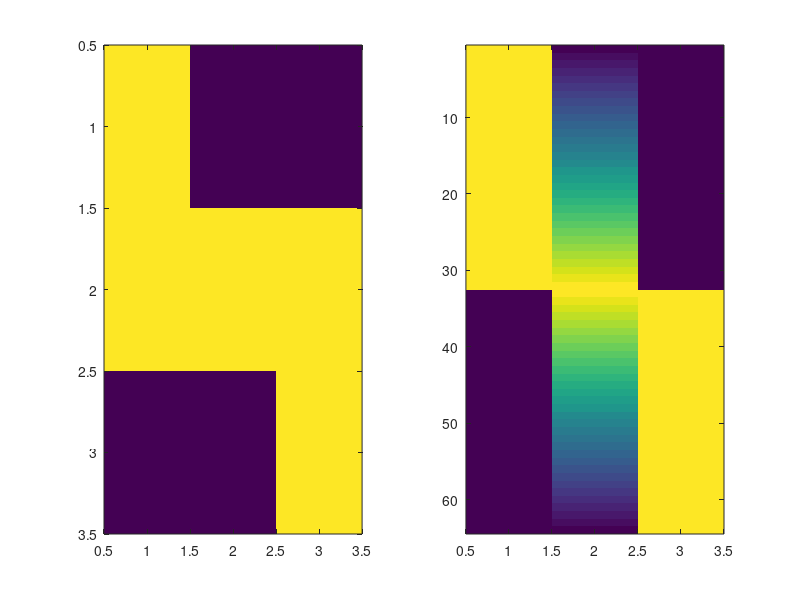

MATLAB code to generate this figure:
%% making tricolor maps    
    RWBcMap = [1 0 0; 1 1 1 ; 0 0 1] 
    RWBcMap2=zeros(64,3);
    %RWBcMap2(1:32,1) = sort([0:1/31:1]', 'descend')
    %RWBcMap2(33:64,3) = sort([0:1/31:1]', 'ascend')
    
    RWBcMap2(1:32,1) = ones
    RWBcMap2(33:64,3) = ones
    
    RWBcMap2(1:32,2) = sort([0:1/31:1]', 'ascend')
    RWBcMap2(33:64,2) = sort([0:1/31:1]', 'descend')
    
      figure; subplot (1,2,1); imagesc(RWBcMap);...
              subplot (1,2,2); imagesc(RWBcMap2);